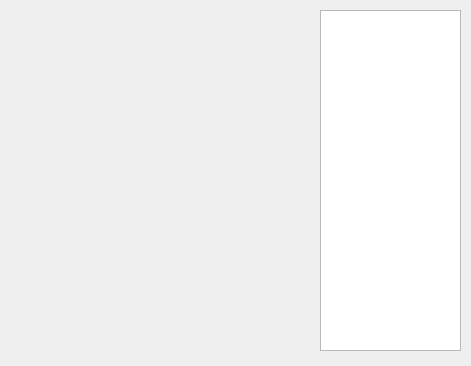
<?xml version="1.0" encoding="UTF-8"?>
<ui version="4.0">
 <class>Form</class>
 <widget class="QWidget" name="Form">
  <property name="geometry">
   <rect>
    <x>0</x>
    <y>0</y>
    <width>471</width>
    <height>366</height>
   </rect>
  </property>
  <property name="sizePolicy">
   <sizepolicy hsizetype="Fixed" vsizetype="Fixed">
    <horstretch>0</horstretch>
    <verstretch>0</verstretch>
   </sizepolicy>
  </property>
  <property name="minimumSize">
   <size>
    <width>471</width>
    <height>366</height>
   </size>
  </property>
  <property name="maximumSize">
   <size>
    <width>471</width>
    <height>366</height>
   </size>
  </property>
  <property name="windowTitle">
   <string>Temperatura</string>
  </property>
  <widget class="QTableWidget" name="tablaTemp">
   <property name="geometry">
    <rect>
     <x>320</x>
     <y>10</y>
     <width>141</width>
     <height>341</height>
    </rect>
   </property>
  </widget>
  <widget class="QwtPlot" name="qwtPlot">
   <property name="geometry">
    <rect>
     <x>10</x>
     <y>9</y>
     <width>291</width>
     <height>341</height>
    </rect>
   </property>
  </widget>
 </widget>
 <customwidgets>
  <customwidget>
   <class>QwtPlot</class>
   <extends>QFrame</extends>
   <header>qwt_plot.h</header>
  </customwidget>
 </customwidgets>
 <resources/>
 <connections/>
</ui>
